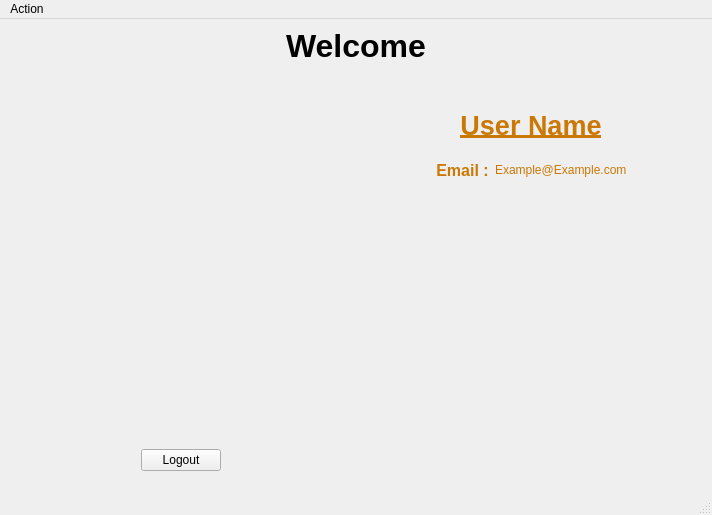
<?xml version="1.0" encoding="UTF-8"?>
<ui version="4.0">
 <class>MainWindow</class>
 <widget class="QMainWindow" name="MainWindow">
  <property name="geometry">
   <rect>
    <x>0</x>
    <y>0</y>
    <width>712</width>
    <height>515</height>
   </rect>
  </property>
  <property name="maximumSize">
   <size>
    <width>712</width>
    <height>515</height>
   </size>
  </property>
  <property name="windowTitle">
   <string>Member</string>
  </property>
  <widget class="QWidget" name="centralwidget">
   <layout class="QGridLayout" name="gridLayout_4">
    <item row="0" column="0">
     <layout class="QHBoxLayout" name="horizontalLayout">
      <item>
       <spacer name="horizontalSpacer_6">
        <property name="orientation">
         <enum>Qt::Horizontal</enum>
        </property>
        <property name="sizeType">
         <enum>QSizePolicy::Expanding</enum>
        </property>
        <property name="sizeHint" stdset="0">
         <size>
          <width>40</width>
          <height>20</height>
         </size>
        </property>
       </spacer>
      </item>
      <item>
       <widget class="QLabel" name="label">
        <property name="font">
         <font>
          <pointsize>24</pointsize>
          <weight>75</weight>
          <bold>true</bold>
          <underline>false</underline>
         </font>
        </property>
        <property name="text">
         <string>Welcome</string>
        </property>
       </widget>
      </item>
      <item>
       <spacer name="horizontalSpacer">
        <property name="orientation">
         <enum>Qt::Horizontal</enum>
        </property>
        <property name="sizeType">
         <enum>QSizePolicy::Expanding</enum>
        </property>
        <property name="sizeHint" stdset="0">
         <size>
          <width>40</width>
          <height>20</height>
         </size>
        </property>
       </spacer>
      </item>
     </layout>
    </item>
    <item row="1" column="0">
     <layout class="QGridLayout" name="gridLayout_2">
      <item row="1" column="2">
       <spacer name="horizontalSpacer_3">
        <property name="orientation">
         <enum>Qt::Horizontal</enum>
        </property>
        <property name="sizeHint" stdset="0">
         <size>
          <width>40</width>
          <height>20</height>
         </size>
        </property>
       </spacer>
      </item>
      <item row="0" column="0">
       <layout class="QHBoxLayout" name="horizontalLayout_3">
        <item>
         <spacer name="horizontalSpacer_4">
          <property name="orientation">
           <enum>Qt::Horizontal</enum>
          </property>
          <property name="sizeHint" stdset="0">
           <size>
            <width>40</width>
            <height>20</height>
           </size>
          </property>
         </spacer>
        </item>
        <item>
         <widget class="QLabel" name="label_7">
          <property name="text">
           <string/>
          </property>
          <property name="pixmap">
           <pixmap resource="../resource/resource.qrc">:/Image/image/python-256.png</pixmap>
          </property>
          <property name="alignment">
           <set>Qt::AlignCenter</set>
          </property>
         </widget>
        </item>
        <item>
         <spacer name="horizontalSpacer_5">
          <property name="orientation">
           <enum>Qt::Horizontal</enum>
          </property>
          <property name="sizeHint" stdset="0">
           <size>
            <width>40</width>
            <height>20</height>
           </size>
          </property>
         </spacer>
        </item>
       </layout>
      </item>
      <item row="3" column="0">
       <spacer name="verticalSpacer_2">
        <property name="orientation">
         <enum>Qt::Vertical</enum>
        </property>
        <property name="sizeType">
         <enum>QSizePolicy::Fixed</enum>
        </property>
        <property name="sizeHint" stdset="0">
         <size>
          <width>20</width>
          <height>13</height>
         </size>
        </property>
       </spacer>
      </item>
      <item row="0" column="2">
       <layout class="QGridLayout" name="gridLayout_3">
        <item row="3" column="0">
         <spacer name="verticalSpacer_3">
          <property name="orientation">
           <enum>Qt::Vertical</enum>
          </property>
          <property name="sizeHint" stdset="0">
           <size>
            <width>20</width>
            <height>40</height>
           </size>
          </property>
         </spacer>
        </item>
        <item row="0" column="0">
         <spacer name="verticalSpacer_4">
          <property name="orientation">
           <enum>Qt::Vertical</enum>
          </property>
          <property name="sizeType">
           <enum>QSizePolicy::Fixed</enum>
          </property>
          <property name="sizeHint" stdset="0">
           <size>
            <width>20</width>
            <height>40</height>
           </size>
          </property>
         </spacer>
        </item>
        <item row="1" column="0">
         <layout class="QVBoxLayout" name="verticalLayout">
          <item>
           <widget class="QLabel" name="Username">
            <property name="font">
             <font>
              <pointsize>20</pointsize>
              <weight>75</weight>
              <bold>true</bold>
              <underline>true</underline>
             </font>
            </property>
            <property name="styleSheet">
             <string notr="true">color:rgb(202, 120, 6);</string>
            </property>
            <property name="text">
             <string>User Name</string>
            </property>
            <property name="alignment">
             <set>Qt::AlignCenter</set>
            </property>
           </widget>
          </item>
          <item>
           <spacer name="verticalSpacer_5">
            <property name="orientation">
             <enum>Qt::Vertical</enum>
            </property>
            <property name="sizeType">
             <enum>QSizePolicy::Fixed</enum>
            </property>
            <property name="sizeHint" stdset="0">
             <size>
              <width>20</width>
              <height>13</height>
             </size>
            </property>
           </spacer>
          </item>
          <item>
           <layout class="QGridLayout" name="gridLayout">
            <item row="0" column="0">
             <spacer name="horizontalSpacer_2">
              <property name="orientation">
               <enum>Qt::Horizontal</enum>
              </property>
              <property name="sizeType">
               <enum>QSizePolicy::Expanding</enum>
              </property>
              <property name="sizeHint" stdset="0">
               <size>
                <width>40</width>
                <height>20</height>
               </size>
              </property>
             </spacer>
            </item>
            <item row="0" column="3">
             <spacer name="horizontalSpacer_7">
              <property name="orientation">
               <enum>Qt::Horizontal</enum>
              </property>
              <property name="sizeHint" stdset="0">
               <size>
                <width>40</width>
                <height>20</height>
               </size>
              </property>
             </spacer>
            </item>
            <item row="0" column="1">
             <widget class="QLabel" name="emailLabel">
              <property name="sizePolicy">
               <sizepolicy hsizetype="Fixed" vsizetype="Preferred">
                <horstretch>0</horstretch>
                <verstretch>0</verstretch>
               </sizepolicy>
              </property>
              <property name="font">
               <font>
                <pointsize>12</pointsize>
                <weight>75</weight>
                <bold>true</bold>
               </font>
              </property>
              <property name="styleSheet">
               <string notr="true">color: rgb(202, 120, 6);</string>
              </property>
              <property name="text">
               <string>Email :</string>
              </property>
              <property name="alignment">
               <set>Qt::AlignCenter</set>
              </property>
             </widget>
            </item>
            <item row="0" column="2">
             <widget class="QLabel" name="Email">
              <property name="font">
               <font>
                <pointsize>9</pointsize>
                <weight>50</weight>
                <bold>false</bold>
               </font>
              </property>
              <property name="styleSheet">
               <string notr="true">color: rgb(202, 120, 6);</string>
              </property>
              <property name="text">
               <string>Example@Example.com</string>
              </property>
              <property name="alignment">
               <set>Qt::AlignLeading|Qt::AlignLeft|Qt::AlignVCenter</set>
              </property>
             </widget>
            </item>
           </layout>
          </item>
         </layout>
        </item>
       </layout>
      </item>
      <item row="2" column="0">
       <layout class="QHBoxLayout" name="horizontalLayout_4">
        <item>
         <widget class="QPushButton" name="pushButton">
          <property name="sizePolicy">
           <sizepolicy hsizetype="Fixed" vsizetype="Fixed">
            <horstretch>0</horstretch>
            <verstretch>0</verstretch>
           </sizepolicy>
          </property>
          <property name="text">
           <string>Logout</string>
          </property>
         </widget>
        </item>
       </layout>
      </item>
      <item row="1" column="0">
       <spacer name="verticalSpacer">
        <property name="orientation">
         <enum>Qt::Vertical</enum>
        </property>
        <property name="sizeType">
         <enum>QSizePolicy::Fixed</enum>
        </property>
        <property name="sizeHint" stdset="0">
         <size>
          <width>20</width>
          <height>13</height>
         </size>
        </property>
       </spacer>
      </item>
     </layout>
    </item>
   </layout>
  </widget>
  <widget class="QMenuBar" name="menubar">
   <property name="geometry">
    <rect>
     <x>0</x>
     <y>0</y>
     <width>712</width>
     <height>20</height>
    </rect>
   </property>
   <widget class="QMenu" name="menuAction">
    <property name="title">
     <string>Action</string>
    </property>
    <widget class="QMenu" name="menuAdvanced">
     <property name="title">
      <string>Advanced</string>
     </property>
     <addaction name="actionEdit_My_Profile"/>
     <addaction name="separator"/>
     <addaction name="actionSuspend_My_Account"/>
    </widget>
    <addaction name="menuAdvanced"/>
    <addaction name="separator"/>
    <addaction name="actionExit"/>
   </widget>
   <addaction name="menuAction"/>
  </widget>
  <widget class="QStatusBar" name="statusBar"/>
  <action name="actionForgot_Password">
   <property name="text">
    <string>Forgot Password</string>
   </property>
  </action>
  <action name="actionSee_My_Profile">
   <property name="text">
    <string>See My Profile</string>
   </property>
  </action>
  <action name="actionExit">
   <property name="text">
    <string>Exit</string>
   </property>
  </action>
  <action name="actionSuspend_My_Account">
   <property name="text">
    <string>Suspend My Account</string>
   </property>
  </action>
  <action name="actionEdit_My_Profile">
   <property name="text">
    <string>Edit My Profile</string>
   </property>
  </action>
 </widget>
 <resources>
  <include location="../resource/resource.qrc"/>
 </resources>
 <connections/>
</ui>
